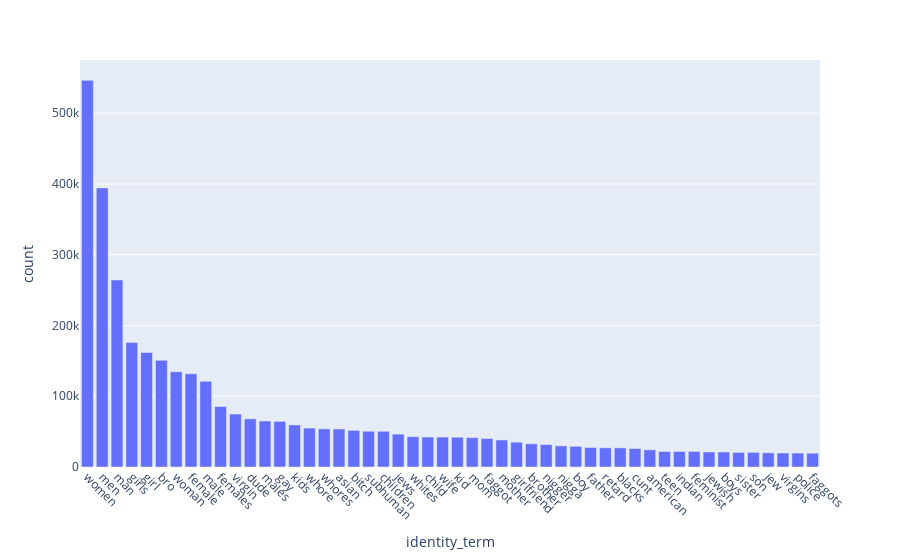

The notebook cell saved with this chart:
### Markdown cell above
## Total matches

### Code cell
exp = data.explode('netmapper_identity_matches')
# freq = pd.DataFrame(exploded.netmapper_identity_matches.value_counts(), columns=['term', 'count'])

freq = exp.netmapper_identity_matches.value_counts().to_frame(name='count').reset_index(names='identity_term')
freq.head(20)

import plotly.express as px
pd.options.plotting.backend = 'plotly'

fig = px.bar(freq.head(50), x='identity_term', y='count')
fig.update_xaxes(tickangle=45)

### Figure 1 — Plotly figure (JSON) as saved in the notebook; plotly's stock layout.template omitted (floating-point values rounded to 4 significant figures)
{"data": [{"alignmentgroup": "True", "hovertemplate": "identity_term=%{x}<br>count=%{y}<extra></extra>", "legendgroup": "", "marker": {"color": "#636efa", "pattern": {"shape": ""}}, "name": "", "offsetgroup": "", "orientation": "v", "showlegend": false, "textposition": "auto", "type": "bar", "x": ["women", "men", "man", "girls", "girl", "bro", "woman", "female", "male", "females", "virgin", "dude", "males", "gay", "kids", "whore", "whores", "asian", "bitch", "subhuman", "children", "jews", "whites", "child", "wife", "kid", "mom", "faggot", "mother", "girlfriend", "brother", "nigger", "nigga", "boy", "father", "retard", "blacks", "cunt", "american", "teen", "indian", "feminist", "jewish", "boys", "sister", "son", "jew", "virgins", "police", "faggots"], "xaxis": "x", "y": [546449, 394456, 264310, 175882, 161812, 150705, 134674, 131646, 121156, 85511, 74816, 68028, 65007, 64496, 59433, 55058, 53916, 53720, 51756, 50528, 50501, 46463, 42816, 42364, 42288, 42101, 41477, 40253, 38238, 35135, 32827, 31714, 29852, 29232, 27557, 27090, 27042, 26102, 24290, 22012, 21990, 21976, 21209, 21182, 20635, 20629, 20111, 19787, 19728, 19480], "yaxis": "y"}], "layout": {"autosize": true, "barmode": "relative", "legend": {"tracegroupgap": 0}, "margin": {"t": 60}, "xaxis": {"anchor": "y", "autorange": true, "domain": [0, 1], "range": [-0.5, 49.5], "tickangle": 45, "title": {"text": "identity_term"}, "type": "category"}, "yaxis": {"anchor": "x", "autorange": true, "domain": [0, 1], "range": [0, 575200.0], "title": {"text": "count"}, "type": "linear"}}}
